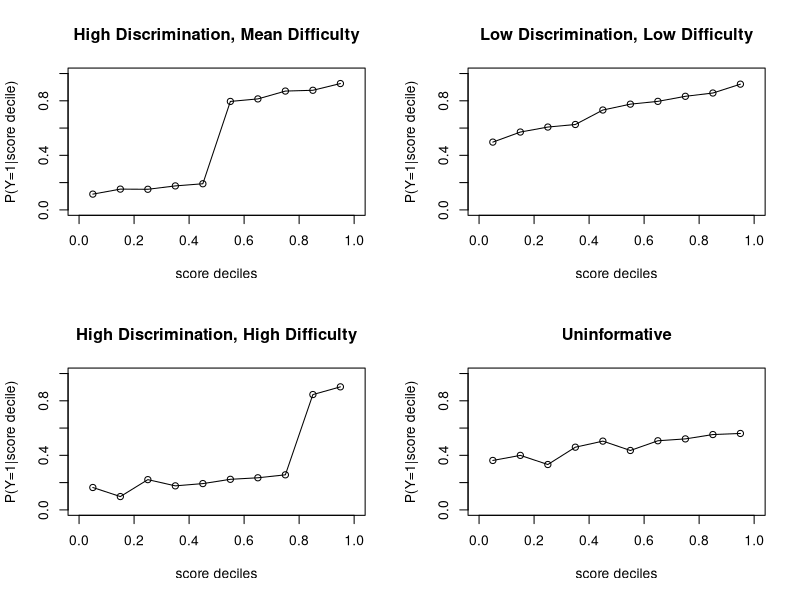
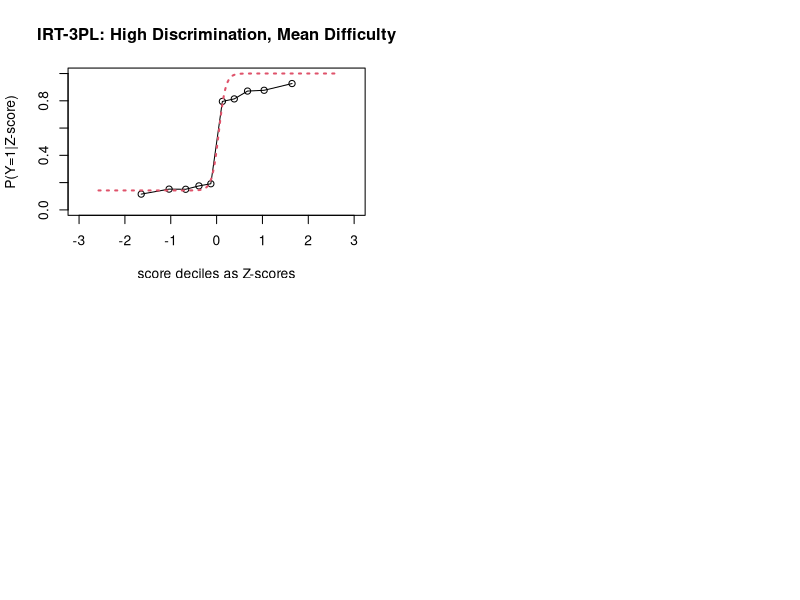

The R source for these figures, in order: (Note: this script raises an error after producing the figures.)

par(mfrow=c(2,2))
set.seed(511)

pnts1<-list(y=c(0.04+0.025*1:5+rnorm(5,0.05,0.025),0.7+0.04*1:5+rnorm(5,0.05,0.03)),
           x=c(0.05+0.1*0:9))
pnts1$theta=qnorm(pnts1$x)

plot(pnts1$x,pnts1$y,xlim=c(0,1),ylim=c(0,1),xlab="score deciles",ylab="P(Y=1|score decile)",main="High Discrimination, Mean Difficulty")
lines(pnts1$x,pnts1$y)


pnts2<-list(y=c(0.45+0.04*1:10+rnorm(10,0.05,0.02)),
            x=c(0.05+0.1*0:9))
pnts2$theta=qnorm(pnts2$x)

plot(pnts2$x,pnts2$y,xlim=c(0,1),ylim=c(0,1),xlab="score deciles",ylab="P(Y=1|score decile)",main="Low Discrimination, Low Difficulty")
lines(pnts2$x,pnts2$y)


pnts3<-list(y=c(0.05+0.02*1:8+rnorm(8,0.05,0.025),0.8+0.04*1:2+rnorm(2,0.05,0.03)),
            x=c(0.05+0.1*0:9))
pnts3$theta=qnorm(pnts3$x)

plot(pnts3$x,pnts3$y,xlim=c(0,1),ylim=c(0,1),xlab="score deciles",ylab="P(Y=1|score decile)",main="High Discrimination, High Difficulty")
lines(pnts3$x,pnts3$y)

pnts4<-list(y=c(0.35+0.02*1:10+rnorm(10,0.02,0.06)),
            x=c(0.05+0.1*0:9))
pnts4$theta=qnorm(pnts4$x)

plot(pnts4$x,pnts4$y,xlim=c(0,1),ylim=c(0,1),xlab="score deciles",ylab="P(Y=1|score decile)",main="Uninformative")
lines(pnts4$x,pnts4$y)


irt3fit<-function(thet,gam=0.1,alph=1,bet=0) {
  gam+(1-gam)*1/(1+exp(-1.7*alph*(thet-bet))) 
}
ogive3fit<-function(thet,gam=0.1,alph=1,bet=0) {
  gam+(1-gam)*pnorm(alph*thet-bet)
}

theta<-qnorm(0.005+0:99*0.01)

fit1<-nls(formula=y~irt3fit(thet,gam,alph,bet),
          data=data.frame(y=pnts1$y,thet=pnts1$theta),
          start = list(gam=0.1,alph=1,bet=0), algorithm="port", 
          lower=c(0,0,-4), upper=c(0.5,10,4))

plot(pnts1$theta,pnts1$y,xlim=c(-3,3),ylim=c(0,1),xlab="score deciles as Z-scores",ylab="P(Y=1|Z-score)",main="IRT-3PL: High Discrimination, Mean Difficulty")
lines(pnts1$theta,pnts1$y)
lines(theta,predict(fit1,newdata = data.frame(thet=theta)),lwd=2,col=2,lty=3)
eval(parse(text=paste0('text(2,0.45,expression(paste(hat(alpha)," = ',apaformat(fit1$m$getPars()[2],digits=2),'")))')))
eval(parse(text=paste0('text(2,0.36,expression(paste(hat(beta)," = ',apaformat(fit1$m$getPars()[3],digits=2),'")))')))
eval(parse(text=paste0('text(2,0.25,expression(paste(hat(gamma)," = ',apaformat(fit1$m$getPars()[1],digits=2),'")))')))

fit2<-nls(formula=y~irt3fit(thet,gam,alph,bet),
          data=data.frame(y=pnts2$y,thet=pnts2$theta),
          start = list(gam=0.1,alph=1,bet=0), algorithm="port", 
          lower=c(0,0,-4), upper=c(0.5,10,4))

plot(pnts2$theta,pnts2$y,xlim=c(-3,3),ylim=c(0,1),xlab="score deciles as Z-scores",ylab="P(Y=1|Z-score)",main="IRT-3PL: Low Discrimination, Low Difficulty")
lines(pnts2$theta,pnts2$y)
lines(theta,predict(fit2,newdata = data.frame(thet=theta)),lwd=2,col=2,lty=3)
eval(parse(text=paste0('text(2,0.45,expression(paste(hat(alpha)," = ',apaformat(fit2$m$getPars()[2],digits=2),'")))')))
eval(parse(text=paste0('text(2,0.36,expression(paste(hat(beta)," = ',apaformat(fit2$m$getPars()[3],digits=2),'")))')))
eval(parse(text=paste0('text(2,0.25,expression(paste(hat(gamma)," = ',apaformat(fit2$m$getPars()[1],digits=2),'")))')))

fit3<-nls(formula=y~irt3fit(thet,gam,alph,bet),
          data=data.frame(y=pnts3$y,thet=pnts3$theta),
          start = list(gam=0.1,alph=1,bet=0), algorithm="port", 
          lower=c(0,0,-4), upper=c(0.5,10,4))

plot(pnts3$theta,pnts3$y,xlim=c(-3,3),ylim=c(0,1),xlab="score deciles as Z-scores",ylab="P(Y=1|Z-score)",main="IRT-3PL: High Discrimination, High Difficulty")
lines(pnts3$theta,pnts3$y)
lines(theta,predict(fit3,newdata = data.frame(thet=theta)),lwd=2,col=2,lty=3)
eval(parse(text=paste0('text(2,0.45,expression(paste(hat(alpha)," = ',apaformat(fit3$m$getPars()[2],digits=2),'")))')))
eval(parse(text=paste0('text(2,0.36,expression(paste(hat(beta)," = ',apaformat(fit3$m$getPars()[3],digits=2),'")))')))
eval(parse(text=paste0('text(2,0.25,expression(paste(hat(gamma)," = ',apaformat(fit3$m$getPars()[1],digits=2),'")))')))

fit4<-nls(formula=y~irt3fit(thet,gam,alph,bet),
          data=data.frame(y=pnts4$y,thet=pnts4$theta),
          start = list(gam=0.1,alph=1,bet=0), algorithm="port", 
          lower=c(0,0,-4), upper=c(0.5,10,4))

plot(pnts4$theta,pnts4$y,xlim=c(-3,3),ylim=c(0,1),xlab="score deciles as Z-scores",ylab="P(Y=1|Z-score)",main="IRT-3PL: Uninformative")
lines(pnts4$theta,pnts4$y)
lines(theta,predict(fit4,newdata = data.frame(thet=theta)),lwd=2,col=2,lty=3)
eval(parse(text=paste0('text(2,0.45,expression(paste(hat(alpha)," = ',apaformat(fit4$m$getPars()[2],digits=2),'")))')))
eval(parse(text=paste0('text(2,0.36,expression(paste(hat(beta)," = ',apaformat(fit4$m$getPars()[3],digits=2),'")))')))
eval(parse(text=paste0('text(2,0.25,expression(paste(hat(gamma)," = ',apaformat(fit4$m$getPars()[1],digits=2),'")))')))

############ Ogive fits

fit1<-nls(formula=y~ogive3fit(thet,gam,alph,bet),
          data=data.frame(y=pnts1$y,thet=pnts1$theta),
          start = list(gam=0.0,alph=2,bet=0), algorithm="port", 
          lower=c(0,0,-4), upper=c(0.5,10,4))

plot(pnts1$theta,pnts1$y,xlim=c(-3,3),ylim=c(0,1),xlab="score deciles as Z-scores",ylab="P(Y=1|Z-score)",main="3PNO: High Discrimination, Mean Difficulty")
lines(pnts1$theta,pnts1$y)
lines(theta,predict(fit1,newdata = data.frame(thet=theta)),lwd=2,col=2,lty=3)
eval(parse(text=paste0('text(2,0.45,expression(paste(hat(a)," = ',apaformat(fit1$m$getPars()[2],digits=2),'")))')))
eval(parse(text=paste0('text(2,0.36,expression(paste(hat(b)," = ',apaformat(fit1$m$getPars()[3],digits=2),'")))')))
eval(parse(text=paste0('text(2,0.25,expression(paste(hat(g)," = ',apaformat(fit1$m$getPars()[1],digits=2),'")))')))

fit2<-nls(formula=y~ogive3fit(thet,gam,alph,bet),
          data=data.frame(y=pnts2$y,thet=pnts2$theta),
          start = list(gam=0.1,alph=1,bet=0), algorithm="port", 
          lower=c(0,0,-4), upper=c(0.5,10,4))

plot(pnts2$theta,pnts2$y,xlim=c(-3,3),ylim=c(0,1),xlab="score deciles as Z-scores",ylab="P(Y=1|Z-score)",main="3PNO: Low Discrimination, Low Difficulty")
lines(pnts2$theta,pnts2$y)
lines(theta,predict(fit2,newdata = data.frame(thet=theta)),lwd=2,col=2,lty=3)
eval(parse(text=paste0('text(2,0.45,expression(paste(hat(a)," = ',apaformat(fit2$m$getPars()[2],digits=2),'")))')))
eval(parse(text=paste0('text(2,0.36,expression(paste(hat(b)," = ',apaformat(fit2$m$getPars()[3],digits=2),'")))')))
eval(parse(text=paste0('text(2,0.25,expression(paste(hat(g)," = ',apaformat(fit2$m$getPars()[1],digits=2),'")))')))

fit3<-nls(formula=y~ogive3fit(thet,gam,alph,bet),
          data=data.frame(y=pnts3$y,thet=pnts3$theta),
          start = list(gam=0.1,alph=1,bet=0), algorithm="port", 
          lower=c(0,0,-4), upper=c(0.5,10,4))

plot(pnts3$theta,pnts3$y,xlim=c(-3,3),ylim=c(0,1),xlab="score deciles as Z-scores",ylab="P(Y=1|Z-score)",main="3PNO: High Discrimination, High Difficulty")
lines(pnts3$theta,pnts3$y)
lines(theta,predict(fit3,newdata = data.frame(thet=theta)),lwd=2,col=2,lty=3)
eval(parse(text=paste0('text(2,0.45,expression(paste(hat(a)," = ',apaformat(fit3$m$getPars()[2],digits=2),'")))')))
eval(parse(text=paste0('text(2,0.36,expression(paste(hat(b)," = ',apaformat(fit3$m$getPars()[3],digits=2),'")))')))
eval(parse(text=paste0('text(2,0.25,expression(paste(hat(g)," = ',apaformat(fit3$m$getPars()[1],digits=2),'")))')))

fit4<-nls(formula=y~ogive3fit(thet,gam,alph,bet),
          data=data.frame(y=pnts4$y,thet=pnts4$theta),
          start = list(gam=0.5,alph=0.2,bet=0), algorithm="port", 
          lower=c(0,0,-4), upper=c(0.5,10,4))

plot(pnts4$theta,pnts4$y,xlim=c(-3,3),ylim=c(0,1),xlab="score deciles as Z-scores",ylab="P(Y=1|Z-score)",main="3PNO: Uninformative")
lines(pnts4$theta,pnts4$y)
lines(theta,predict(fit4,newdata = data.frame(thet=theta)),lwd=2,col=2,lty=3)
eval(parse(text=paste0('text(2,0.45,expression(paste(hat(a)," = ',apaformat(fit4$m$getPars()[2],digits=2),'")))')))
eval(parse(text=paste0('text(2,0.36,expression(paste(hat(b)," = ',apaformat(fit4$m$getPars()[3],digits=2),'")))')))
eval(parse(text=paste0('text(2,0.25,expression(paste(hat(g)," = ',apaformat(fit4$m$getPars()[1],digits=2),'")))')))
